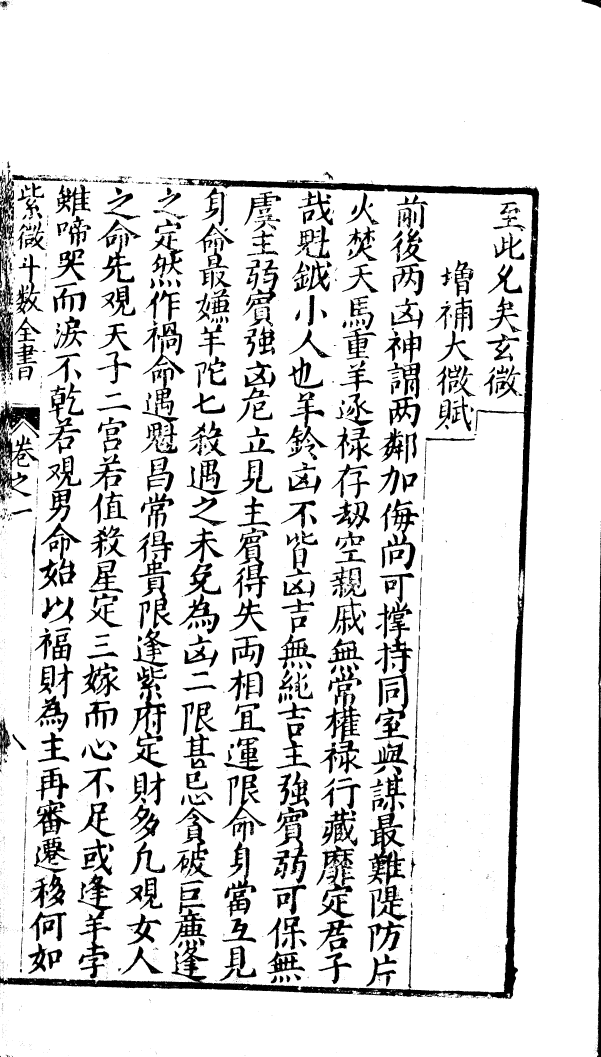
#> input picture tmp_sdzj0170/shuge_ocr/key_pages/p23_full300.png, 2403 x 4225 px, found by its file name (shown at 1/4 size); its folder holds 4 pictures in this run
$ python detect_cols.py
#> lines starting #> are read from the running program, lines starting #| are printed output that depends on the picture; after the words box and inside, x2 and y2 are one past the last pixel; in counts of white or black regions, pixels touching at a corner belong together
# -*- coding: utf-8 -*-
"""用竖直规则线检测列边界，并输出各列 x 范围"""
import sys
sys.stdout.reconfigure(encoding="utf-8")
import numpy as np
from PIL import Image

BASE = r"D:\OH-WorkSpace\Destiny_agent\tmp_sdzj0170\shuge_ocr\key_pages"

for p in (23, 70, 201, 242):
    a = np.array(Image.open(BASE + rf"\p{p}_full300.png").convert("L"))
#> a: shape (4225, 2403); 87.2% white; 2783 black regions (2067 under 20 px), largest, box (x1, y1, x2, y2) and area: (0, 715, 2157, 3995) 178568, (0, 679, 57, 1514) 22143, (1469, 3062, 1626, 3543) 20609
    H, W = a.shape
#> H = 4225; W = 2403
    ink = a < 150
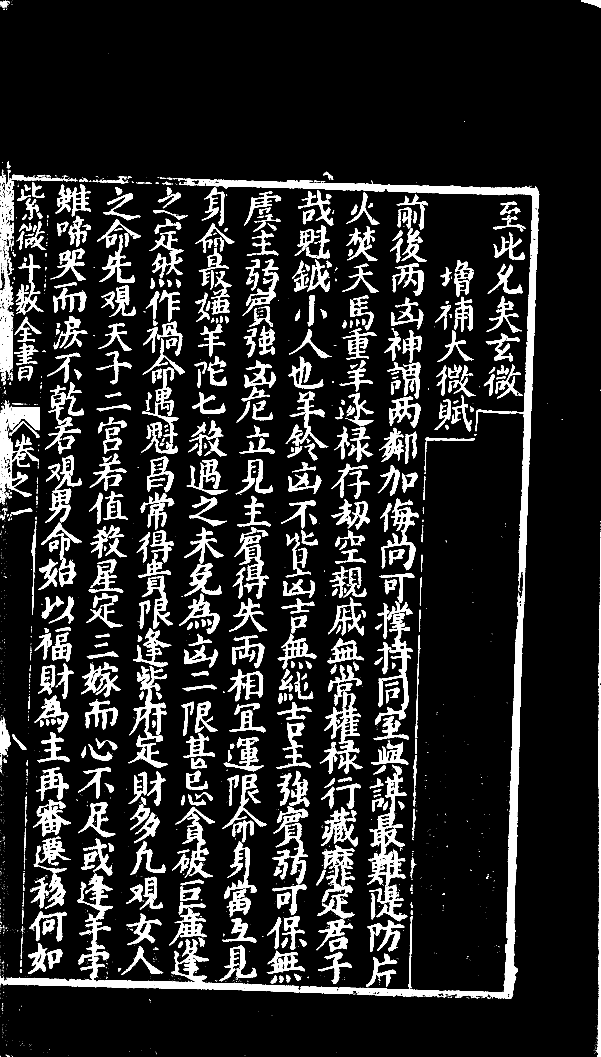
#> ink: shape (4225, 2403) bool (shown at 1/4 size); 12.8% white; 2783 white regions (2067 under 20 px), largest, box (x1, y1, x2, y2) and area: (0, 715, 2157, 3995) 178568, (0, 679, 57, 1514) 22143, (1469, 3062, 1626, 3543) 20609
    # 每列 x 的"有墨行占比"
    coverage = ink.mean(axis=0)
#> coverage = 2403 values, max 0.481 at index 2401, min 0 at index 2157, mean 0.128
    # 规则线：覆盖率 > 0.85 的 x
    rule_x = np.where(coverage > 0.85)[0]
#> rule_x = empty array
    # 聚成规则线区间
    rules = []
    if len(rule_x):
        s = rule_x[0]
        prev = s
        for x in rule_x[1:]:
            if x - prev > 3:
                rules.append((s, prev))
                s = x
            prev = x
        rules.append((s, prev))
    # 列 = 规则线之间的区段
    cols = []
    prev_rule_end = 0
    for rs, re in rules:
        if re - prev_rule_end > 30:
            cols.append((prev_rule_end, re))
        prev_rule_end = rs
#> (the run stopped early here; a loop or call above may not have finished)
